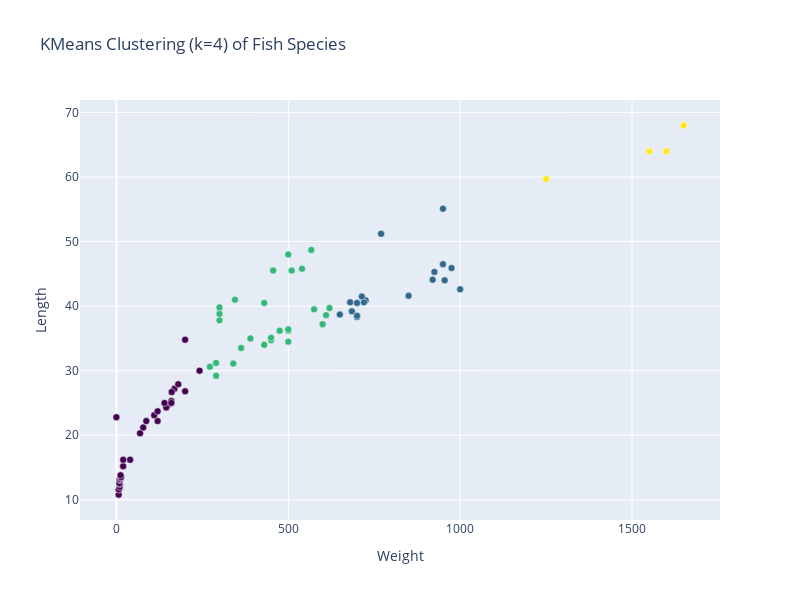

Notebook code cell kept with this figure:
### Code cell
from sklearn.cluster import KMeans
import plotly.graph_objects as go
import pandas as pd


# Select the relevant features
X = df[['weight', 'length3']]

# Train the KMeans model with 4 clusters
kmeans = KMeans(n_clusters=4, random_state=42).fit(X)

# Add a new column to the dataframe with the cluster labels
df['cluster'] = kmeans.labels_

# Create a scatter plot for each combination of features
fig = go.Figure()
for i, feat1 in enumerate(X.columns):
    for j, feat2 in enumerate(X.columns):
        if i >= j:
            continue
        fig.add_trace(
            go.Scatter(
                x=X[feat1],
                y=X[feat2],
                mode='markers',
                marker=dict(
                    color=df['cluster'],
                    colorscale='Viridis',
                    size=7,
                    line=dict(width=0.5, color='white')
                ),
                name='',
                showlegend=False
            )
        )

# Set the axis titles and show the plot
fig.update_layout(
    title='KMeans Clustering (k=4) of Fish Species',
    xaxis_title='Weight',
    yaxis_title='Length',
    width=800,
    height=600
)
fig.show()

### Figure 1 — Plotly figure (JSON) as saved in the notebook; plotly's stock layout.template omitted (floating-point values rounded to 4 significant figures)
{"data": [{"marker": {"color": [0, 2, 2, 2, 2, 2, 2, 2, 2, 2, 2, 2, 2, 2, 2, 1, 1, 2, 1, 2, 1, 2, 1, 1, 1, 1, 1, 1, 1, 1, 1, 1, 1, 1, 0, 0, 0, 0, 0, 0, 0, 0, 0, 0, 0, 0, 0, 0, 0, 0, 0, 2, 2, 2, 0, 0, 0, 0, 0, 0, 0, 0, 0, 0, 0, 0, 0, 0, 0, 2, 2, 2, 2, 2, 2, 2, 2, 2, 2, 1, 1, 3, 3, 3, 3], "colorscale": [[0, "#440154"], [0.1111, "#482878"], [0.2222, "#3e4989"], [0.3333, "#31688e"], [0.4444, "#26828e"], [0.5556, "#1f9e89"], [0.6667, "#35b779"], [0.7778, "#6ece58"], [0.8889, "#b5de2b"], [1, "#fde725"]], "line": {"color": "white", "width": 0.5}, "size": 7}, "mode": "markers", "name": "", "showlegend": false, "type": "scatter", "x": [242, 290, 340, 363, 430, 450, 500, 390, 450, 500, 475, 500, 500, 600, 600, 700, 700, 610, 650, 575, 685, 620, 680, 700, 725, 720, 714, 850, 1000, 920, 955, 925, 975, 950, 40, 69, 78, 87, 120, 0, 110, 120, 150, 145, 160, 140, 160, 169, 161, 200, 180, 290, 272, 390, 6.7, 7.5, 7, 9.7, 9.8, 8.7, 10, 9.9, 9.8, 12.2, 13.4, 12.2, 19.7, 19.9, 200, 300, 300, 300, 430, 345, 456, 510, 540, 500, 567, 770, 950, 1250, 1600, 1550, 1650], "y": [30, 31.2, 31.1, 33.5, 34, 34.7, 34.5, 35, 35.1, 36.2, 36.2, 36.2, 36.4, 37.2, 37.2, 38.3, 38.5, 38.6, 38.7, 39.5, 39.2, 39.7, 40.6, 40.5, 40.9, 40.6, 41.5, 41.6, 42.6, 44.1, 44, 45.3, 45.9, 46.5, 16.2, 20.3, 21.2, 22.2, 22.2, 22.8, 23.1, 23.7, 24.7, 24.3, 25.3, 25, 25, 27.2, 26.7, 26.8, 27.9, 29.2, 30.6, 35, 10.8, 11.6, 11.6, 12, 12.4, 12.6, 13.1, 13.1, 13.2, 13.4, 13.5, 13.8, 15.2, 16.2, 34.8, 37.8, 38.8, 39.8, 40.5, 41, 45.5, 45.5, 45.8, 48, 48.7, 51.2, 55.1, 59.7, 64, 64, 68]}], "layout": {"height": 600, "title": {"text": "KMeans Clustering (k=4) of Fish Species"}, "width": 800, "xaxis": {"title": {"text": "Weight"}}, "yaxis": {"title": {"text": "Length"}}}}
